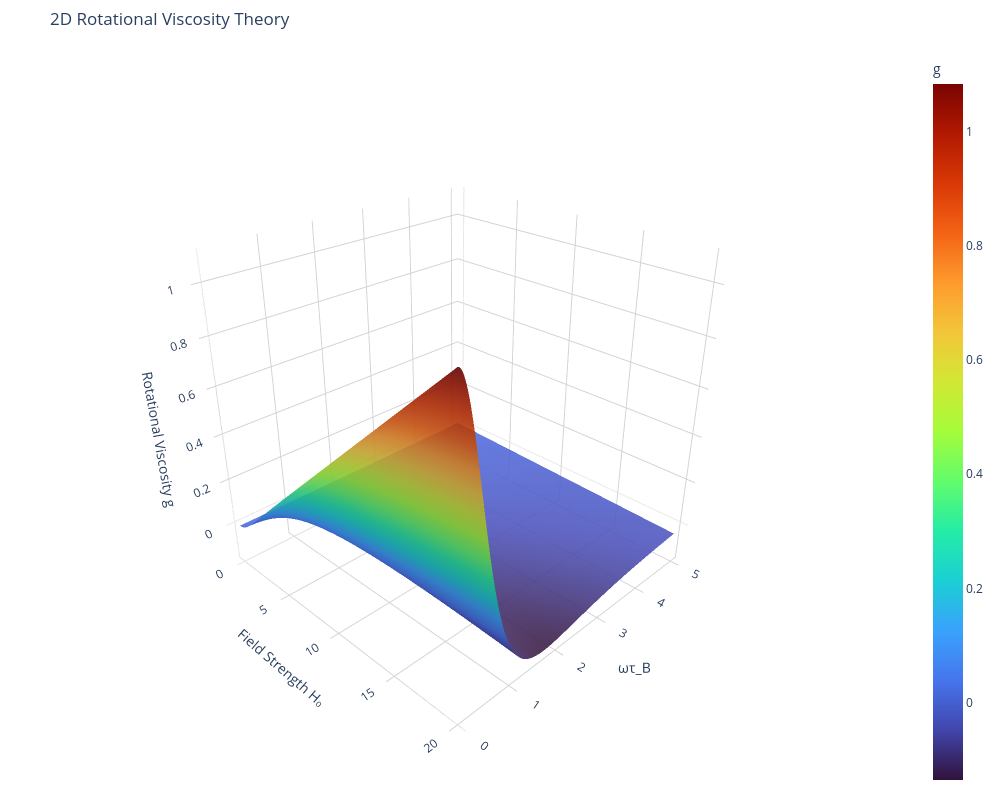

The code cell stored with this chart in its notebook:
### Code cell
import numpy as np
import plotly.graph_objects as go
from scipy.special import iv

# ============================================================
# 2D Theory
# ============================================================

def calculate_g_theory_2D(H0, wtB):
    """
    Calculates the theoretical rotational viscosity coefficient g.

    Assumes tauB, Ms and eta_base are already defined.
    """

    xi = np.asarray(H0, dtype=float)

    # 2D Langevin function
    L_2D = np.where(
        xi < 1e-8,
        0.5 * xi,
        iv(1, xi) / iv(0, xi)
    )

    g = (
        tauB
        * Ms
        * L_2D
        * xi
        * (1.0 - wtB**2)
        / (6.0 * eta_base * (1.0 + wtB**2)**2)
    )

    return np.nan_to_num(g)


# ============================================================
# Generate mesh
# ============================================================

H0 = np.linspace(0, 20, 250)
wtB = np.linspace(0, 5, 250)

H0_grid, wtB_grid = np.meshgrid(H0, wtB)

g_grid = calculate_g_theory_2D(H0_grid, wtB_grid)

# ============================================================
# Create figure
# ============================================================

fig = go.Figure()

# ============================================================
# Theory surface
# ============================================================

fig.add_trace(
    go.Surface(
        x=H0_grid,
        y=wtB_grid,
        z=g_grid,
        colorscale="Turbo",
        opacity=0.9,
        colorbar=dict(title="g"),
        name="Theory",
        hovertemplate=
        "<b>Theory</b><br>"
        "H₀ = %{x:.2f}<br>"
        "ωτB = %{y:.2f}<br>"
        "g = %{z:.4f}<extra></extra>"
    )
)

# ============================================================
# OPTIONAL:
# Overlay LBM simulation data
# Uncomment if df exists.
# ============================================================

# clean = df[np.abs(df["g"]) < 1.5]
#
# fig.add_trace(
#     go.Scatter3d(
#         x=clean["H0"],
#         y=clean["wtB"],
#         z=clean["g"],
#         mode="markers",
#         marker=dict(
#             size=4,
#             color="black"
#         ),
#         name="LBM Simulation",
#         hovertemplate=
#         "<b>LBM</b><br>"
#         "H₀ = %{x:.2f}<br>"
#         "ωτB = %{y:.2f}<br>"
#         "g = %{z:.4f}<extra></extra>"
#     )
# )

# ============================================================
# Layout
# ============================================================

fig.update_layout(
    title="2D Rotational Viscosity Theory",

    scene=dict(
        xaxis=dict(
            title="Field Strength H₀",
            backgroundcolor="white",
            gridcolor="lightgray",
            showbackground=True
        ),

        yaxis=dict(
            title="ωτ_B",
            backgroundcolor="white",
            gridcolor="lightgray",
            showbackground=True
        ),

        zaxis=dict(
            title="Rotational Viscosity g",
            backgroundcolor="white",
            gridcolor="lightgray",
            showbackground=True
        ),

        aspectmode="cube",

        camera=dict(
            eye=dict(x=1.6, y=-1.6, z=1.2)
        )
    ),

    width=1000,
    height=800,

    margin=dict(l=10, r=10, b=10, t=50)
)

fig.show()

# ============================================================
# Optional: save interactive plot
# ============================================================

# fig.write_html("Theory_Surface.html")

### Figure 1 — Plotly figure (JSON) as saved in the notebook; plotly's stock layout.template omitted (floating-point values rounded to 4 significant figures; data arrays with more than 128 entries replaced by an {"elided": "..."} marker saying what was removed)
{"data": [{"colorbar": {"title": {"text": "g"}}, "colorscale": [[0, "#30123b"], [0.07143, "#4145ab"], [0.1429, "#4675ed"], [0.2143, "#39a2fc"], [0.2857, "#1bcfd4"], [0.3571, "#24eca6"], [0.4286, "#61fc6c"], [0.5, "#a4fc3b"], [0.5714, "#d1e834"], [0.6429, "#f3c63a"], [0.7143, "#fe9b2d"], [0.7857, "#f36315"], [0.8571, "#d93806"], [0.9286, "#b11901"], [1, "#7a0402"]], "hovertemplate": "<b>Theory</b><br>H₀ = %{x:.2f}<br>ωτB = %{y:.2f}<br>g = %{z:.4f}<extra></extra>", "name": "Theory", "opacity": 0.9, "type": "surface", "x": {"elided": "250x250 float values"}, "y": {"elided": "250x250 float values"}, "z": {"elided": "250x250 float values"}}], "layout": {"height": 800, "margin": {"b": 10, "l": 10, "r": 10, "t": 50}, "scene": {"aspectmode": "cube", "camera": {"eye": {"x": 1.6, "y": -1.6, "z": 1.2}}, "xaxis": {"backgroundcolor": "white", "gridcolor": "lightgray", "showbackground": true, "title": {"text": "Field Strength H₀"}}, "yaxis": {"backgroundcolor": "white", "gridcolor": "lightgray", "showbackground": true, "title": {"text": "ωτ_B"}}, "zaxis": {"backgroundcolor": "white", "gridcolor": "lightgray", "showbackground": true, "title": {"text": "Rotational Viscosity g"}}}, "title": {"text": "2D Rotational Viscosity Theory"}, "width": 1000}}
